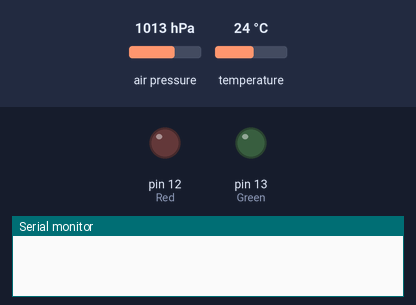
Simulated run of this program. Board: Arduino Uno, built with avr-gcc and run on an emulated ATmega328P. On the bench: output pins drawn as LEDs (lit = HIGH), the last lines printed to the serial monitor. Inputs (shaded band) come from the test bench; at power-on: air pressure 1013 hPa, temperature 24 °C.

Above: at 0.6 s.
At 1.6 s:
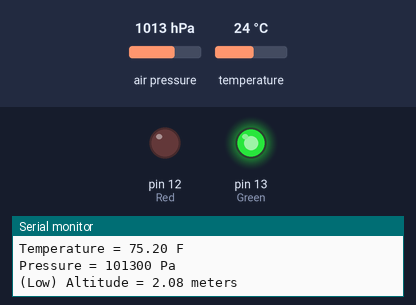
Timing chart, 0 to 3.1 s (numbered marks = the images above):
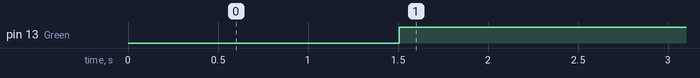

The program:

main.cpp
```cpp
//need to include the adafruit bmp085 library
#include <Adafruit_BMP085.h>
//adafruit depends on wire, but you don't need to include the wire library since arduino already has it
#include <Wire.h>
#include <Arduino.h>

#define Green 13
#define Red 12

//declare an instance of the adafruit_bmp085 object since we are using its methods
Adafruit_BMP085 bmp;

void setup() {

  Serial.begin(9600);
  delay(500);
  pinMode(Green,OUTPUT);
  pinMode(Red,OUTPUT);
  bmp.begin();
  delay(1000);

}

float tempC;
float tempF;

//the sensor reads the temperature, pressure, and altitude
//the goal of the algorithm is to read off the data the sensor gets and tell the user if
//the sensor is at a high altitude (which is 1385.0 meters in this case)
//the system will shine a red LED if it is at high altitude; otherwise, it shines the green LED

void loop() {

  //the sensor read the temperature in Celsius, so you can convert it to Fahrenheit if you want
  //as shown below

  tempC = bmp.readTemperature();
  tempF = tempC*1.8 + 32.;
  Serial.print("Temperature = ");
  Serial.print(tempF);
  Serial.println(" F");

  Serial.print("Pressure = ");
  Serial.print(bmp.readPressure());
  Serial.println(" Pa"); //units are pascals

  //the high altitude is just some arbitrary altitude declared as "high"
  if (bmp.readAltitude() > 1385.0){
  Serial.print("(High) ");
    digitalWrite(Red,HIGH);
    digitalWrite(Green,LOW);
  }
  else{
  Serial.print("(Low) ");
    digitalWrite(Red,LOW);
    digitalWrite(Green,HIGH);
  }

  Serial.print("Altitude = ");
  Serial.print(bmp.readAltitude());
  Serial.println(" meters");

  Serial.println();
  delay(2000);

}
```

Measured:
- by itself, pin 13 (Green): LOW → HIGH at 1.5 s
